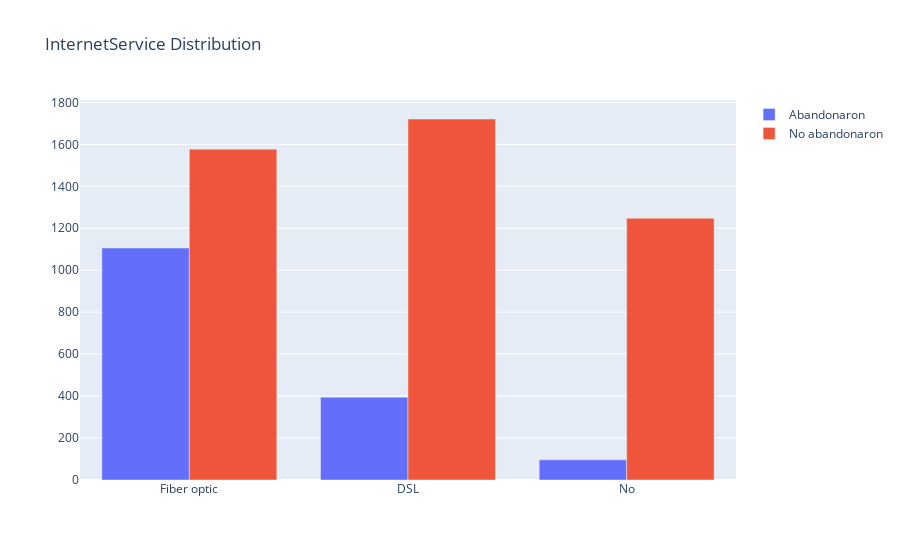

Notebook source saved alongside this figure:
### Markdown cell above
### La gráfica que se muestra a continuación es una comparación entre la variable objetivo "Churn" y el tipo de internet que tiene el cliente, fibra optica, DSL o no tiene el servicio, se observa como las personas dejan de usar el servicio  por el hecho de ser fibra optica

### Code cell
grafica_de_barras("Churn","InternetService")

### Figure 1 — Plotly figure (JSON) as saved in the notebook; plotly's stock layout.template omitted (floating-point values rounded to 4 significant figures)
{"data": [{"name": "Abandonaron", "type": "bar", "x": ["Fiber optic", "DSL", "No"], "y": [1106, 395, 96]}, {"name": "No abandonaron", "type": "bar", "x": ["DSL", "Fiber optic", "No"], "y": [1721, 1577, 1248]}], "layout": {"title": {"text": "InternetService Distribution"}}}
